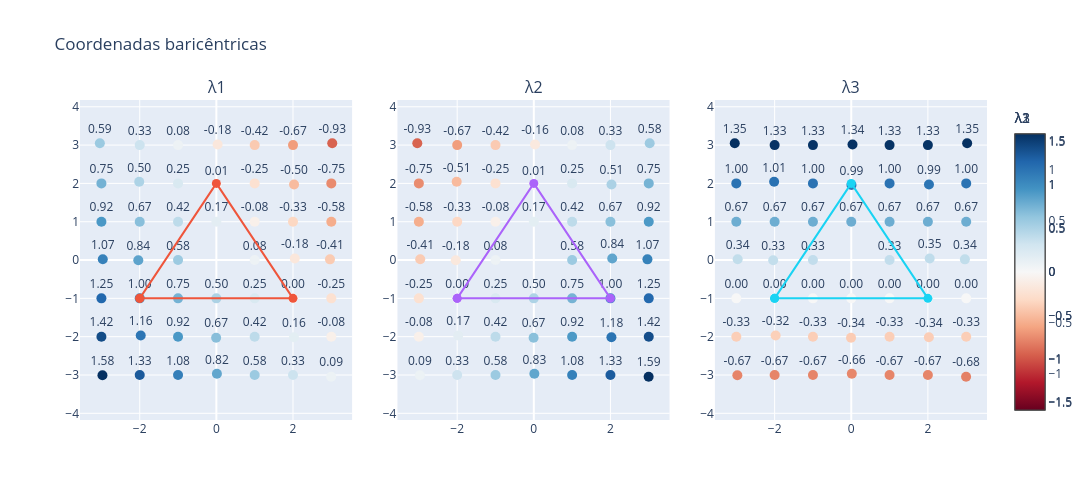

The code cell stored with this chart in its notebook:
### Code cell
from copy import deepcopy

from plotly.subplots import make_subplots

for fig in figs:
    fig.update_layout(
        showlegend=False,
    )

fig = make_subplots(
    rows=1,
    cols=3,
    subplot_titles=["λ1", "λ2", "λ3"],
    horizontal_spacing=0.05,
)

colorbar_x = [0.30, 0.65, 1.00]

for col, source_fig in enumerate(figs, start=1):
    for source_trace in source_fig.data:
        trace = deepcopy(source_trace)

        # Reposiciona a colorbar de cada coordenada.
        if hasattr(trace, "marker") and trace.marker.showscale:
            trace.marker.colorbar.x = colorbar_x[col - 1]

        fig.add_trace(trace, row=1, col=col)

    yaxis = "y" if col == 1 else f"y{col}"

    fig.update_xaxes(
        zeroline=True,
        scaleanchor=yaxis,
        scaleratio=1,
        row=1,
        col=col,
    )

    fig.update_yaxes(
        zeroline=True,
        row=1,
        col=col,
    )

fig.update_layout(
    title="Coordenadas baricêntricas",
    width=1200,
    height=500,
    showlegend=False,
)

fig.show()

### Figure 1 — Plotly figure (JSON) as saved in the notebook; plotly's stock layout.template omitted (floating-point values rounded to 4 significant figures)
{"data": [{"customdata": [0.0, 0.8244, -0.25, 0.4167, -0.4167, -0.75, 0.6667, 0.5833, 0.25, -0.5019, 1.25, 0.005905, 0.1667, 0.08333, 0.5856, 1.155, 1.083, 0.9167, 0.9167, 1.0, 0.3333, -0.185, 0.4167, 1.071, 1.333, 0.5, -0.08333, -0.1771, 0.08333, 0.1626, -0.3333, 1.578, 0.6726, -0.5833, 0.8435, 0.25, -0.25, -0.4111, 0.5833, 0.4961, -0.6667, 0.75, 0.75, -0.08333, 1.417, -0.9306, 0.09177, 0.3333], "hovertemplate": "x=%{x:.6f}<br>y=%{y:.6f}<br>λ1=%{customdata:.6f}<extra></extra>", "marker": {"cmax": 1.578, "cmin": -1.578, "color": [0.0, 0.8244, -0.25, 0.4167, -0.4167, -0.75, 0.6667, 0.5833, 0.25, -0.5019, 1.25, 0.005905, 0.1667, 0.08333, 0.5856, 1.155, 1.083, 0.9167, 0.9167, 1.0, 0.3333, -0.185, 0.4167, 1.071, 1.333, 0.5, -0.08333, -0.1771, 0.08333, 0.1626, -0.3333, 1.578, 0.6726, -0.5833, 0.8435, 0.25, -0.25, -0.4111, 0.5833, 0.4961, -0.6667, 0.75, 0.75, -0.08333, 1.417, -0.9306, 0.09177, 0.3333], "colorbar": {"title": {"text": "λ1"}}, "colorscale": [[0, "rgb(103,0,31)"], [0.1, "rgb(178,24,43)"], [0.2, "rgb(214,96,77)"], [0.3, "rgb(244,165,130)"], [0.4, "rgb(253,219,199)"], [0.5, "rgb(247,247,247)"], [0.6, "rgb(209,229,240)"], [0.7, "rgb(146,197,222)"], [0.8, "rgb(67,147,195)"], [0.9, "rgb(33,102,172)"], [1, "rgb(5,48,97)"]], "size": 10}, "mode": "markers+text", "text": ["0.00", "0.82", "-0.25", "0.42", "-0.42", "-0.75", "0.67", "0.58", "0.25", "-0.50", "1.25", "0.01", "0.17", "0.08", "0.59", "1.16", "1.08", "0.92", "0.92", "1.00", "0.33", "-0.18", "0.42", "1.07", "1.33", "0.50", "-0.08", "-0.18", "0.08", "0.16", "-0.33", "1.58", "0.67", "-0.58", "0.84", "0.25", "-0.25", "-0.41", "0.58", "0.50", "-0.67", "0.75", "0.75", "-0.08", "1.42", "-0.93", "0.09", "0.33"], "textposition": "top center", "type": "scatter", "x": [2.0, 0.01439, 1.0, -1.0, 1.0, 3.0, -2.0, 1.0, -1.0, 2.028, -3.0, 0.005458, 0.0, -1.0, -3.041, -1.974, -1.0, -1.0, -3.0, -2.0, -2.0, 2.047, 1.0, -2.964, -2.0, 0.0, 3.0, 0.03276, 1.0, 2.026, 2.0, -2.973, -0.005659, 3.0, -2.037, 1.0, 3.0, 2.965, -1.0, -2.013, 2.0, -1.0, -3.0, 1.0, -3.0, 3.024, 2.997, 2.0], "xaxis": "x", "y": [-1.0, -2.968, 2.0, 1.0, 3.0, 2.0, 1.0, -3.0, 2.0, 1.969, -1.0, 1.956, 1.0, 3.0, 3.048, -1.971, -3.0, -2.0, 1.0, -1.0, 3.0, 0.03931, -2.0, 0.01974, -3.0, -1.0, -2.0, 3.013, 0.0, -2.015, 1.0, -3.006, -2.027, 1.0, -0.004961, -1.0, -1.0, 0.0183, 0.0, 2.043, 3.0, -1.0, 2.0, 1.0, -2.0, 3.047, -3.046, -3.0], "yaxis": "y"}, {"hoverinfo": "skip", "line": {"width": 2}, "marker": {"size": 9}, "mode": "lines+markers", "type": "scatter", "x": [-2.0, 2.0, 0.0, -2.0], "xaxis": "x", "y": [-1.0, -1.0, 2.0, -1.0], "yaxis": "y"}, {"customdata": [1.0, 0.8316, 0.25, -0.08333, 0.08333, 0.75, -0.3333, 1.083, -0.25, 0.512, -0.25, 0.008634, 0.1667, -0.4167, -0.9347, 0.1684, 0.5833, 0.4167, -0.5833, 0.0, -0.6667, 0.8385, 0.9167, -0.411, 0.3333, 0.5, 1.417, -0.1607, 0.5833, 1.176, 0.6667, 0.0912, 0.6698, 0.9167, -0.1751, 0.75, 1.25, 1.072, 0.08333, -0.5103, 0.3333, 0.25, -0.75, 0.4167, -0.08333, 0.5817, 1.59, 1.333], "hovertemplate": "x=%{x:.6f}<br>y=%{y:.6f}<br>λ2=%{customdata:.6f}<extra></extra>", "marker": {"cmax": 1.59, "cmin": -1.59, "color": [1.0, 0.8316, 0.25, -0.08333, 0.08333, 0.75, -0.3333, 1.083, -0.25, 0.512, -0.25, 0.008634, 0.1667, -0.4167, -0.9347, 0.1684, 0.5833, 0.4167, -0.5833, 0.0, -0.6667, 0.8385, 0.9167, -0.411, 0.3333, 0.5, 1.417, -0.1607, 0.5833, 1.176, 0.6667, 0.0912, 0.6698, 0.9167, -0.1751, 0.75, 1.25, 1.072, 0.08333, -0.5103, 0.3333, 0.25, -0.75, 0.4167, -0.08333, 0.5817, 1.59, 1.333], "colorbar": {"title": {"text": "λ2"}}, "colorscale": [[0, "rgb(103,0,31)"], [0.1, "rgb(178,24,43)"], [0.2, "rgb(214,96,77)"], [0.3, "rgb(244,165,130)"], [0.4, "rgb(253,219,199)"], [0.5, "rgb(247,247,247)"], [0.6, "rgb(209,229,240)"], [0.7, "rgb(146,197,222)"], [0.8, "rgb(67,147,195)"], [0.9, "rgb(33,102,172)"], [1, "rgb(5,48,97)"]], "size": 10}, "mode": "markers+text", "text": ["1.00", "0.83", "0.25", "-0.08", "0.08", "0.75", "-0.33", "1.08", "-0.25", "0.51", "-0.25", "0.01", "0.17", "-0.42", "-0.93", "0.17", "0.58", "0.42", "-0.58", "0.00", "-0.67", "0.84", "0.92", "-0.41", "0.33", "0.50", "1.42", "-0.16", "0.58", "1.18", "0.67", "0.09", "0.67", "0.92", "-0.18", "0.75", "1.25", "1.07", "0.08", "-0.51", "0.33", "0.25", "-0.75", "0.42", "-0.08", "0.58", "1.59", "1.33"], "textposition": "top center", "type": "scatter", "x": [2.0, 0.01439, 1.0, -1.0, 1.0, 3.0, -2.0, 1.0, -1.0, 2.028, -3.0, 0.005458, 0.0, -1.0, -3.041, -1.974, -1.0, -1.0, -3.0, -2.0, -2.0, 2.047, 1.0, -2.964, -2.0, 0.0, 3.0, 0.03276, 1.0, 2.026, 2.0, -2.973, -0.005659, 3.0, -2.037, 1.0, 3.0, 2.965, -1.0, -2.013, 2.0, -1.0, -3.0, 1.0, -3.0, 3.024, 2.997, 2.0], "xaxis": "x2", "y": [-1.0, -2.968, 2.0, 1.0, 3.0, 2.0, 1.0, -3.0, 2.0, 1.969, -1.0, 1.956, 1.0, 3.0, 3.048, -1.971, -3.0, -2.0, 1.0, -1.0, 3.0, 0.03931, -2.0, 0.01974, -3.0, -1.0, -2.0, 3.013, 0.0, -2.015, 1.0, -3.006, -2.027, 1.0, -0.004961, -1.0, -1.0, 0.0183, 0.0, 2.043, 3.0, -1.0, 2.0, 1.0, -2.0, 3.047, -3.046, -3.0], "yaxis": "y2"}, {"hoverinfo": "skip", "line": {"width": 2}, "marker": {"size": 9}, "mode": "lines+markers", "type": "scatter", "x": [-2.0, 2.0, 0.0, -2.0], "xaxis": "x2", "y": [-1.0, -1.0, 2.0, -1.0], "yaxis": "y2"}, {"customdata": [0.0, -0.6559, 1.0, 0.6667, 1.333, 1.0, 0.6667, -0.6667, 1.0, 0.9898, 0.0, 0.9855, 0.6667, 1.333, 1.349, -0.3238, -0.6667, -0.3333, 0.6667, 0.0, 1.333, 0.3464, -0.3333, 0.3399, -0.6667, 0.0, -0.3333, 1.338, 0.3333, -0.3382, 0.6667, -0.6687, -0.3424, 0.6667, 0.3317, 0.0, 0.0, 0.3394, 0.3333, 1.014, 1.333, 0.0, 1.0, 0.6667, -0.3333, 1.349, -0.6819, -0.6667], "hovertemplate": "x=%{x:.6f}<br>y=%{y:.6f}<br>λ3=%{customdata:.6f}<extra></extra>", "marker": {"cmax": 1.349, "cmin": -1.349, "color": [0.0, -0.6559, 1.0, 0.6667, 1.333, 1.0, 0.6667, -0.6667, 1.0, 0.9898, 0.0, 0.9855, 0.6667, 1.333, 1.349, -0.3238, -0.6667, -0.3333, 0.6667, 0.0, 1.333, 0.3464, -0.3333, 0.3399, -0.6667, 0.0, -0.3333, 1.338, 0.3333, -0.3382, 0.6667, -0.6687, -0.3424, 0.6667, 0.3317, 0.0, 0.0, 0.3394, 0.3333, 1.014, 1.333, 0.0, 1.0, 0.6667, -0.3333, 1.349, -0.6819, -0.6667], "colorbar": {"title": {"text": "λ3"}}, "colorscale": [[0, "rgb(103,0,31)"], [0.1, "rgb(178,24,43)"], [0.2, "rgb(214,96,77)"], [0.3, "rgb(244,165,130)"], [0.4, "rgb(253,219,199)"], [0.5, "rgb(247,247,247)"], [0.6, "rgb(209,229,240)"], [0.7, "rgb(146,197,222)"], [0.8, "rgb(67,147,195)"], [0.9, "rgb(33,102,172)"], [1, "rgb(5,48,97)"]], "size": 10}, "mode": "markers+text", "text": ["0.00", "-0.66", "1.00", "0.67", "1.33", "1.00", "0.67", "-0.67", "1.00", "0.99", "0.00", "0.99", "0.67", "1.33", "1.35", "-0.32", "-0.67", "-0.33", "0.67", "0.00", "1.33", "0.35", "-0.33", "0.34", "-0.67", "0.00", "-0.33", "1.34", "0.33", "-0.34", "0.67", "-0.67", "-0.34", "0.67", "0.33", "0.00", "0.00", "0.34", "0.33", "1.01", "1.33", "0.00", "1.00", "0.67", "-0.33", "1.35", "-0.68", "-0.67"], "textposition": "top center", "type": "scatter", "x": [2.0, 0.01439, 1.0, -1.0, 1.0, 3.0, -2.0, 1.0, -1.0, 2.028, -3.0, 0.005458, 0.0, -1.0, -3.041, -1.974, -1.0, -1.0, -3.0, -2.0, -2.0, 2.047, 1.0, -2.964, -2.0, 0.0, 3.0, 0.03276, 1.0, 2.026, 2.0, -2.973, -0.005659, 3.0, -2.037, 1.0, 3.0, 2.965, -1.0, -2.013, 2.0, -1.0, -3.0, 1.0, -3.0, 3.024, 2.997, 2.0], "xaxis": "x3", "y": [-1.0, -2.968, 2.0, 1.0, 3.0, 2.0, 1.0, -3.0, 2.0, 1.969, -1.0, 1.956, 1.0, 3.0, 3.048, -1.971, -3.0, -2.0, 1.0, -1.0, 3.0, 0.03931, -2.0, 0.01974, -3.0, -1.0, -2.0, 3.013, 0.0, -2.015, 1.0, -3.006, -2.027, 1.0, -0.004961, -1.0, -1.0, 0.0183, 0.0, 2.043, 3.0, -1.0, 2.0, 1.0, -2.0, 3.047, -3.046, -3.0], "yaxis": "y3"}, {"hoverinfo": "skip", "line": {"width": 2}, "marker": {"size": 9}, "mode": "lines+markers", "type": "scatter", "x": [-2.0, 2.0, 0.0, -2.0], "xaxis": "x3", "y": [-1.0, -1.0, 2.0, -1.0], "yaxis": "y3"}], "layout": {"annotations": [{"font": {"size": 16}, "showarrow": false, "text": "λ1", "x": 0.15, "xanchor": "center", "xref": "paper", "y": 1, "yanchor": "bottom", "yref": "paper"}, {"font": {"size": 16}, "showarrow": false, "text": "λ2", "x": 0.5, "xanchor": "center", "xref": "paper", "y": 1, "yanchor": "bottom", "yref": "paper"}, {"font": {"size": 16}, "showarrow": false, "text": "λ3", "x": 0.85, "xanchor": "center", "xref": "paper", "y": 1, "yanchor": "bottom", "yref": "paper"}], "height": 500, "showlegend": false, "title": {"text": "Coordenadas baricêntricas"}, "width": 1200, "xaxis": {"anchor": "y", "domain": [0, 0.3], "scaleanchor": "y", "scaleratio": 1, "zeroline": true}, "xaxis2": {"anchor": "y2", "domain": [0.35, 0.65], "scaleanchor": "y2", "scaleratio": 1, "zeroline": true}, "xaxis3": {"anchor": "y3", "domain": [0.7, 1], "scaleanchor": "y3", "scaleratio": 1, "zeroline": true}, "yaxis": {"anchor": "x", "domain": [0, 1], "zeroline": true}, "yaxis2": {"anchor": "x2", "domain": [0, 1], "zeroline": true}, "yaxis3": {"anchor": "x3", "domain": [0, 1], "zeroline": true}}}
